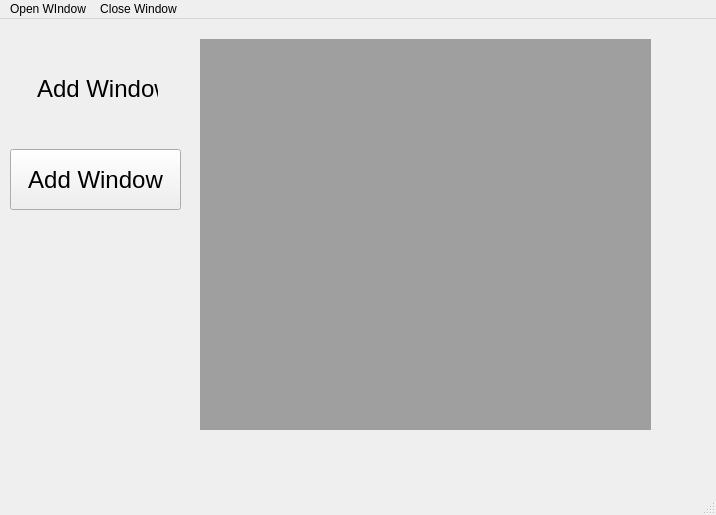
<?xml version="1.0" encoding="UTF-8"?>
<ui version="4.0">
 <class>MainWindow</class>
 <widget class="QMainWindow" name="MainWindow">
  <property name="geometry">
   <rect>
    <x>0</x>
    <y>0</y>
    <width>716</width>
    <height>515</height>
   </rect>
  </property>
  <property name="windowTitle">
   <string>MainWindow</string>
  </property>
  <widget class="QWidget" name="centralwidget">
   <widget class="QMdiArea" name="mdiArea">
    <property name="geometry">
     <rect>
      <x>200</x>
      <y>20</y>
      <width>451</width>
      <height>391</height>
     </rect>
    </property>
   </widget>
   <widget class="QLabel" name="label">
    <property name="geometry">
     <rect>
      <x>37</x>
      <y>55</y>
      <width>121</width>
      <height>31</height>
     </rect>
    </property>
    <property name="text">
     <string>&lt;html&gt;&lt;head/&gt;&lt;body&gt;&lt;p&gt;&lt;span style=&quot; font-size:18pt;&quot;&gt;Add Window&lt;/span&gt;&lt;/p&gt;&lt;/body&gt;&lt;/html&gt;</string>
    </property>
   </widget>
   <widget class="QPushButton" name="pushButton">
    <property name="geometry">
     <rect>
      <x>10</x>
      <y>130</y>
      <width>171</width>
      <height>61</height>
     </rect>
    </property>
    <property name="font">
     <font>
      <pointsize>18</pointsize>
     </font>
    </property>
    <property name="text">
     <string>Add Window</string>
    </property>
   </widget>
  </widget>
  <widget class="QMenuBar" name="menubar">
   <property name="geometry">
    <rect>
     <x>0</x>
     <y>0</y>
     <width>716</width>
     <height>37</height>
    </rect>
   </property>
   <widget class="QMenu" name="menuOpen_WIndow">
    <property name="title">
     <string>Open WIndow</string>
    </property>
    <addaction name="actionWindow_1"/>
    <addaction name="actionWindow_2"/>
    <addaction name="actionWindow_3"/>
   </widget>
   <widget class="QMenu" name="menuClose_Window">
    <property name="title">
     <string>Close Window</string>
    </property>
    <addaction name="actionClose_1"/>
    <addaction name="actionClose_2"/>
    <addaction name="actionClose_3"/>
   </widget>
   <addaction name="menuOpen_WIndow"/>
   <addaction name="menuClose_Window"/>
  </widget>
  <widget class="QStatusBar" name="statusbar"/>
  <action name="actionWindow_1">
   <property name="text">
    <string>Window 1</string>
   </property>
  </action>
  <action name="actionWindow_2">
   <property name="text">
    <string>Window 2</string>
   </property>
  </action>
  <action name="actionWindow_3">
   <property name="text">
    <string>Window 3</string>
   </property>
  </action>
  <action name="actionClose_1">
   <property name="text">
    <string>Close #1</string>
   </property>
  </action>
  <action name="actionClose_2">
   <property name="text">
    <string>Close #2</string>
   </property>
  </action>
  <action name="actionClose_3">
   <property name="text">
    <string>Close #3</string>
   </property>
  </action>
 </widget>
 <resources/>
 <connections/>
</ui>
